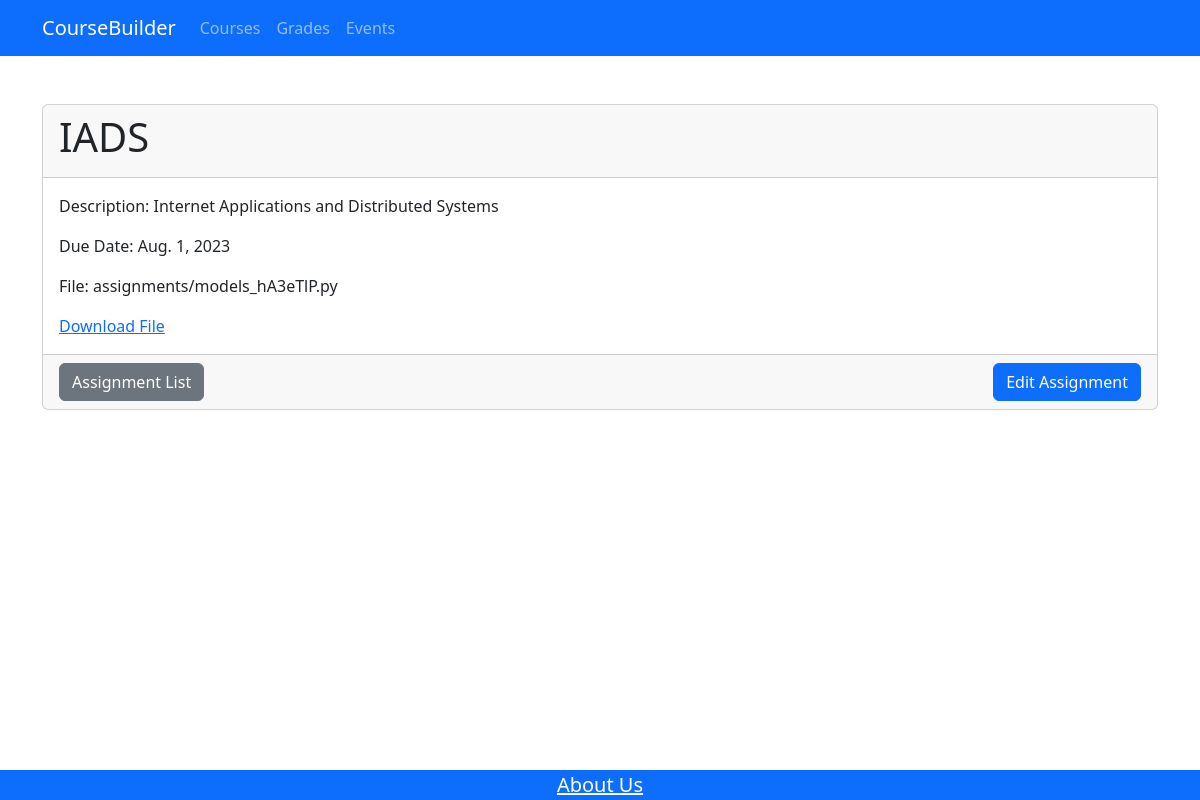
The page /coursebuilder/course/1/assignment/3/ (signed in) on the database its author committed.
### coursebuilder/models.py (models this page shows, shortened)
class Assignment(models.Model):
  course = models.ForeignKey(Course, on_delete=models.CASCADE)
  title = models.CharField(max_length=200)
  description = models.TextField()
  due_date = models.DateField()
  file = models.FileField(upload_to='assignments/')

### coursebuilder/views.py (the view)
# urls.py: path('course/<int:course_id>/assignment/<int:assignment_id>/', views.assignment_detail, name='assignment_detail'),
def assignment_detail(request, course_id, assignment_id):
    course = get_object_or_404(Course, id=course_id)
    assignment = get_object_or_404(Assignment, id=assignment_id)
    user = UserProfile.objects.get(user_ptr=request.user.id)
    if user.is_professor:
        return render(request, 'assignment_detail.html', {'assignment': assignment})
    else:
        return render(request, 'assignment_detail_student.html', {'assignment': assignment})

### coursebuilder/templates/assignment_detail.html (shortened to what this page needs)
{% extends 'base.html' %}
{% block content %}
    <div class="container mt-4">
        <div class="card">
            <div class="card-header">
                <h1 class="card-title">{{ assignment.title }}</h1>
            </div>
            <div class="card-body">
                <p class="card-text">Description: {{ assignment.description }}</p>
                <p class="card-text">Due Date: {{ assignment.due_date }}</p>
                <p class="card-text">File: {{ assignment.file }}</p>
                <a href="{% url 'assignment_download' assignment.course.id assignment.id %}">Download File</a>
            </div>
            <div class="card-footer d-flex justify-content-between align-items-center">
                <a href="{% url 'assignment_list' assignment.course.id %}" class="btn btn-secondary">Assignment List</a>
                <a href="{% url 'assignment_update' assignment.course.id assignment.id %}" class="btn btn-primary">Edit Assignment</a>
              </div>
        </div>
    </div>
{% endblock %}

### rows shown on the page
Assignment: title "IADS", description "Internet Applications and Distributed Systems", due_date "Aug. 1, 2023", file "assignments/models_hA3eTlP.py"
